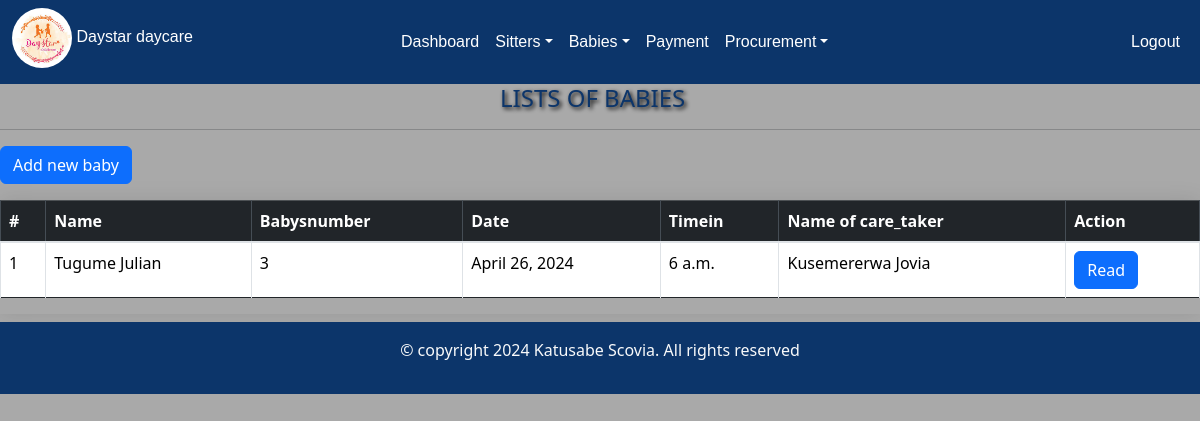
/arrival/, run on an earlier commit of the app's database.
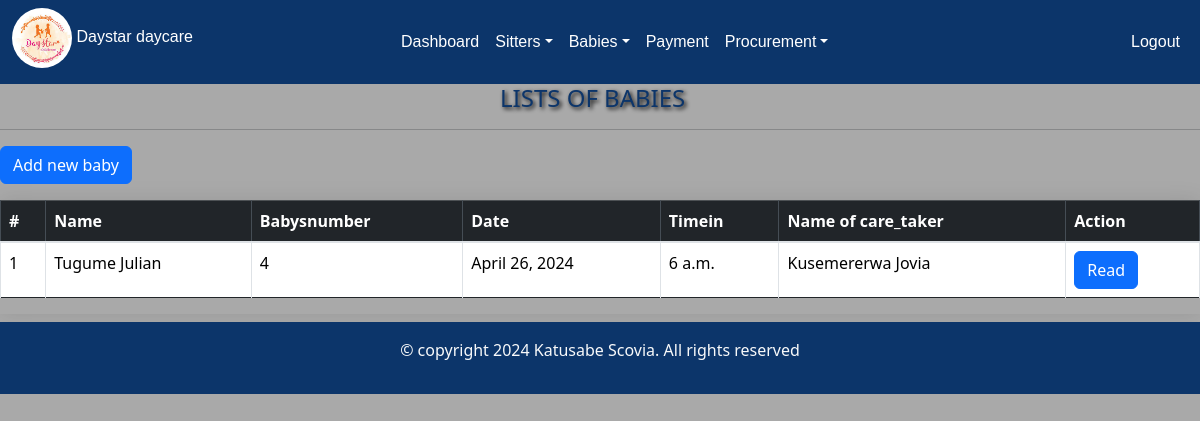
And on a later commit of the database.
### day/models.py (models this page shows, shortened)
class Arrival(models.Model):
    baby_name=models.ForeignKey(Babiesform, on_delete=models.CASCADE)
    baby_number=models.IntegerField(default=0)
    date=models.DateField(default=timezone.now)
    timein=models.TimeField()
    care_taker=models.CharField(max_length=200)

class Babiesform(models.Model):
    c_stay=models.ForeignKey(Categorystay ,on_delete=models.CASCADE,default=1)
    name_of_the_baby=models.CharField(max_length=200, )
    gender=models.CharField(choices=[('male', 'Male'),('female', 'Female')], max_length=100)
    age=models.IntegerField(default=0)
    parents_name=models.CharField(max_length=200)
    location=models.CharField(max_length=50)
    babys_number=models.IntegerField(default=0 )
    date=models.DateTimeField(default=timezone.now)
    def __str__(self):
        return self.name_of_the_baby

### day/views.py (the view)
# urls.py: path('arrival/', views.arrival, name='arrival'),
def arrival(request):
    arrivals=Arrival.objects.all()
    return render(request,'arrival.html',{'arrivals':arrivals})

### day/templates/arrival.html (shortened to what this page needs)
{% extends 'base.html' %}
{% load static %}
{% block content%}
</head>
<body>
<h4 class="mb-3">LISTS OF BABIES </h4><hr>
<a href="/addsarrival" class="btn btn-primary mb-3">Add new baby</a>
<div class="table-responsive">
    <table class="table table-bordered table-hover">
        <thead class="table-dark">
            <tr>
                <th scope="col">#</th>
                <th scope="col">Name</th>
                <th scope="col">Babysnumber</th>
                <th scope="col">Date</th>
                <th scope="col">Timein</th>
                <th scope="col">Name of care_taker</th>
                <th scope=>Action</th>
            </tr>
        </thead>
        <tbody>
            {% for baby in arrivals %}
            <tr>
                <td>{{ baby.id }}</td>
                <td>{{ baby.baby_name}}</td>
                <td>{{ baby.baby_number }}</td>
                <td>{{ baby.date }}</td>
                <td>{{ baby.timein }}</td>
                <td>{{ baby.care_taker}}</td>
                <td>
                    <a href="{% url 'readsarrival' baby_id=baby.id %}"  class="btn btn-primary ">Read</a>
                </td>
            </tr>
            {% endfor %}
        </tbody>
    </table>
</div>
{% endblock %}

What changed in the data, as far as the page shows it:
changed Arrival "Kusemererwa Jovia": baby_number "3" → "4"
